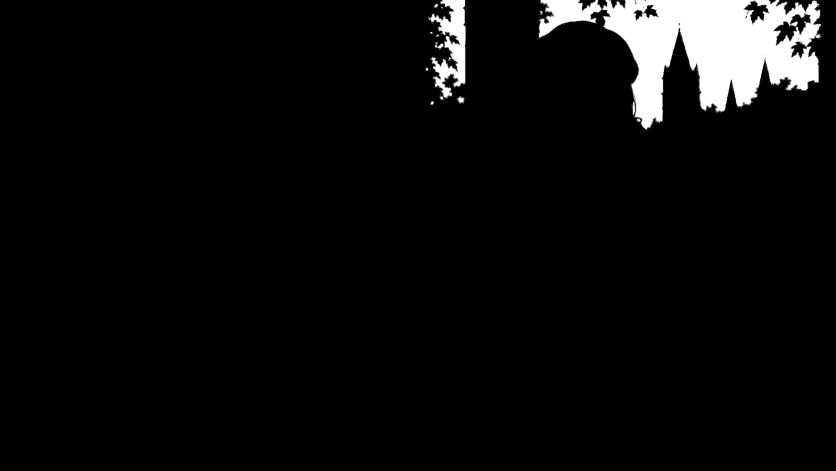
#> input picture sources/hero/sky-mask.png, 1672 x 941 px, found by its file name (shown at 1/2 size)
$ python paint_sky_edge_tone.py
#> lines starting #> are read from the running program, lines starting #| are printed output that depends on the picture; after the words box and inside, x2 and y2 are one past the last pixel; in counts of white or black regions, pixels touching at a corner belong together
"""Rasterize registered, hand-placed Night seam repairs in Artwork Space.

This is an authored foreground material, not a new sky segmentation pass.
Edit the polygons to retouch the fixed composition. The existing sky matte
protects open sky; no source-color test is involved.
"""

from pathlib import Path

import numpy as np
from PIL import Image, ImageDraw, ImageFilter


ROOT = Path(__file__).resolve().parents[1]
SKY = ROOT / "public/assets/hero/sky"
SIZE = (1672, 941)

# Artwork-space polygons, maximum correction opacity, and source-pixel feather.
# These are fixed scene features: pale distant foliage next to Night sky, the
# left vine corridor, and the small background opening beside the ribbon.
# Sky alpha protects the openings; the repair never paints across the sky.
PATCHES = [
    ([(841, 0), (929, 0), (932, 108), (925, 204),
      (949, 299), (911, 350), (858, 331), (850, 159)], 148, 15),
    ([(1299, 228), (1360, 219), (1373, 309), (1330, 347),
      (1302, 314)], 137, 14),
    ([(1420, 0), (1672, 0), (1672, 101), (1630, 91),
      (1592, 66), (1539, 46), (1482, 27)], 112, 13),
    ([(1542, 0), (1672, 0), (1672, 140), (1640, 139),
      (1600, 132), (1572, 99)], 112, 12),
    ([(1479, 145), (1505, 152), (1521, 147), (1548, 160),
      (1569, 153), (1591, 168), (1625, 157), (1672, 155),
      (1672, 277), (1604, 254), (1540, 234), (1480, 221)], 168, 13),
    ([(1372, 180), (1437, 168), (1493, 178), (1517, 199),
      (1510, 240), (1380, 242)], 145, 12),
    ([(1392, 186), (1442, 170), (1485, 183), (1510, 197),
      (1508, 219), (1393, 222)], 194, 11),
    ([(1545, 166), (1588, 153), (1627, 162), (1672, 156),
      (1672, 210), (1611, 198), (1547, 201)], 194, 11),
    ([(1512, 116), (1538, 116), (1550, 211), (1505, 211)], 78, 7),
]


def main() -> None:
    sky_alpha = np.asarray(Image.open(SKY / "sky-mask.png").convert("L"), dtype=np.float32) / 255
    if sky_alpha.shape != (SIZE[1], SIZE[0]):
        raise ValueError("Sky matte does not match Artwork Space")
    paint = np.zeros_like(sky_alpha)
    for polygon, opacity, feather in PATCHES:
        patch = Image.new("L", SIZE, 0)
        ImageDraw.Draw(patch).polygon(polygon, fill=opacity)
        paint = np.maximum(paint, np.asarray(patch.filter(ImageFilter.GaussianBlur(feather)), dtype=np.float32))
#> this loop made 9 passes
#> pass 1, in main, `paint = np.maximum(paint, np.asarray(patch.filter(ImageFilter.Gaussian..`:
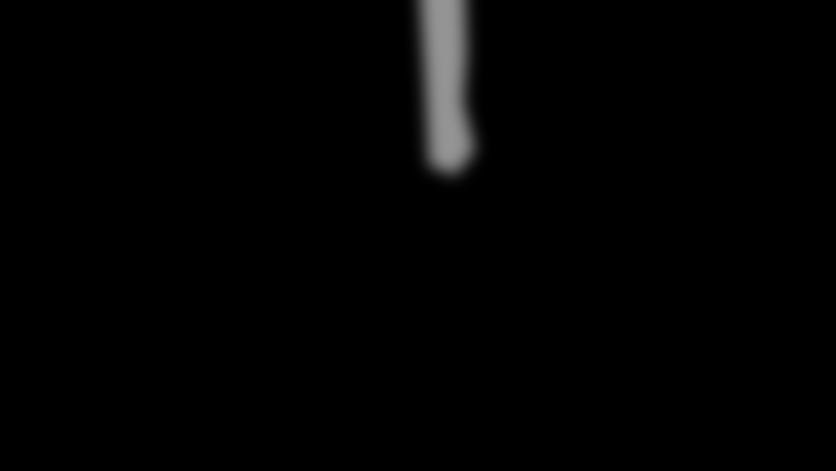
#> paint: shape (941, 1672) float32 (shown at 1/2 size); min 0, max 148, mean 2.7
#> after the loop:
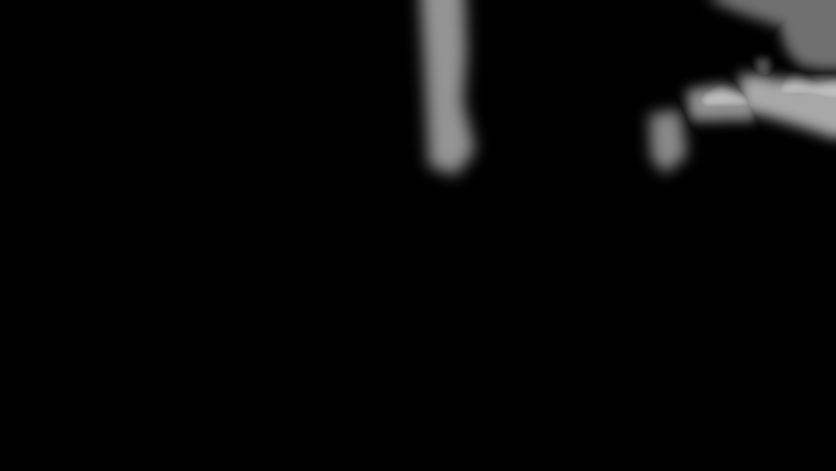
#> paint: shape (941, 1672) float32 (shown at 1/2 size); min 0, max 192, mean 7.2
#> after the loop:
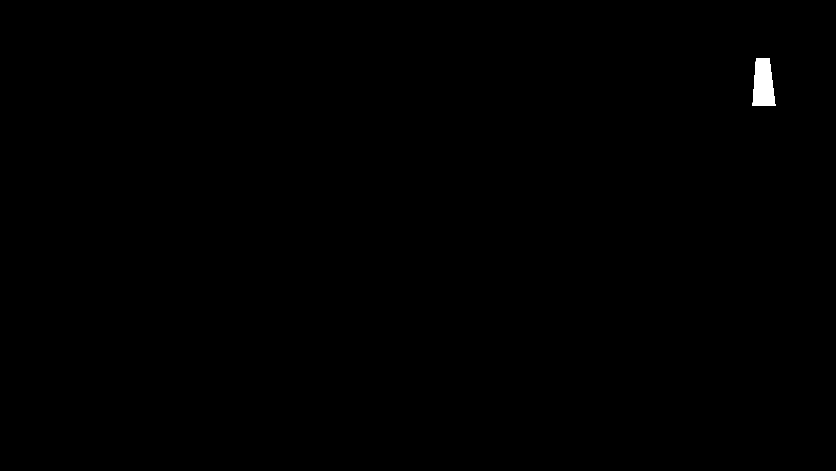
#> patch: PIL image 1672x941 L (shown at 1/2 size); values 0 (black) and 78 (white), 0.22% white; 1 white region, box (x1, y1, x2, y2) and area: (1505, 116, 1551, 212) 3504
    opacity = np.uint8(np.rint(paint * (1 - sky_alpha)))
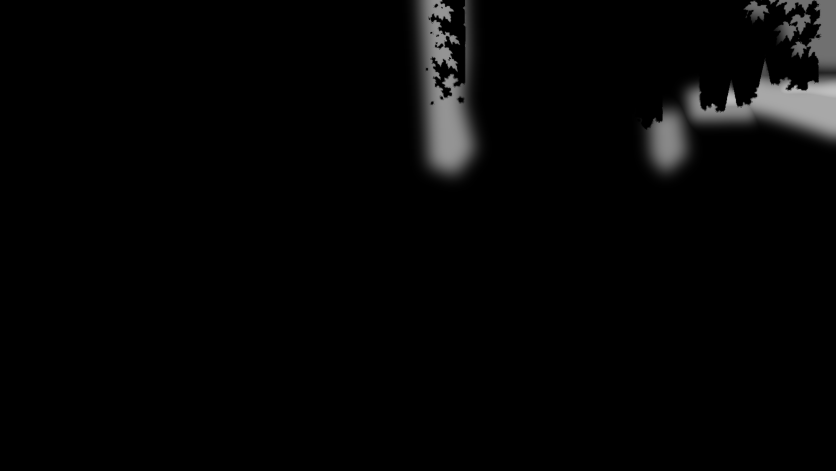
#> opacity: shape (941, 1672) (shown at 1/2 size); min 0, max 192, mean 5.3
    # RGB is the per-channel absorption for a cool Night material response.
    # Red falls furthest, then green; retaining blue preserves leaf and masonry
    # detail without a hard black silhouette or a bright warm edge.
    absorption = [np.full_like(opacity, channel) for channel in (255, 204, 163)]
    rgba = np.dstack(absorption + [opacity])
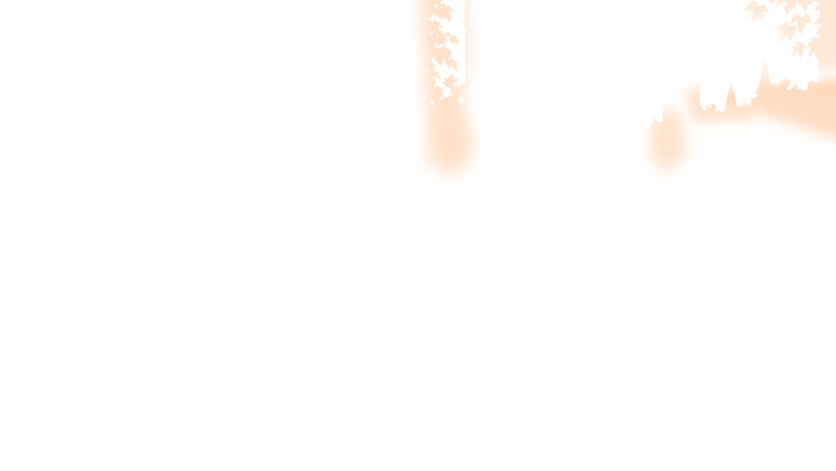
#> rgba: shape (941, 1672, 4) (shown at 1/2 size); mean of channels 0, 1, 2, 3 255, 204, 163, 5.3; transparent parts drawn white
    Image.fromarray(rgba, "RGBA").save(SKY / "sky-edge-tone.png")


if __name__ == "__main__":
    main()
